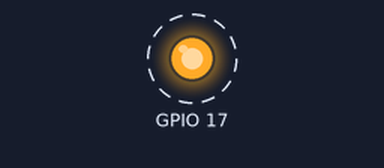
The program below on a simulated Raspberry Pi (BCM pin numbers). On the bench: output pins drawn as LEDs (lit = HIGH). Dashed ring = blinking.

Above: at 0.2 s.
Timing chart, 0 to 3.0 s (numbered marks = the images above):
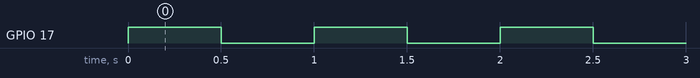

The program:

ola_mundo_gpio.py
```python
#Projeto de Python3 para usar GPIO
import RPi.GPIO as gpio
import time

#Configura o modo de operação da porta
gpio.setmode(gpio.BCM)

#Configura a direção do pino
gpio.setup(17, gpio.OUT)

#Roda o loop principal e pega algum evento que interrompa a sua execução
try:
	#Loop principal
	while True:
		gpio.output(17, gpio.HIGH)
		time.sleep(0.5)
		gpio.output(17, gpio.LOW)
		time.sleep(0.5)
except:
	gpio.cleanup()
```

Measured:
- by itself, GPIO 17: alternates HIGH for 0.50 s and LOW for 0.50 s
